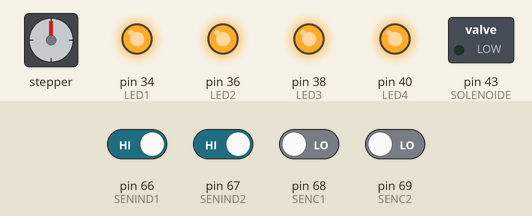
Bench run of a sketch on a simulated Arduino Mega 2560, built with avr-gcc and run on an emulated ATmega2560. Shown: stepper motor, switched loads named in the sketch (green lamp = pin HIGH), output pins drawn as LEDs (lit = HIGH). Wiring (inferred from the names in the program): stepper motor driver (200 steps per turn assumed): step pin 41; direction pin 39. The inputs (shaded band) are chosen by the test bench; at power-on: pin 66 (SENIND1), pin 67 (SENIND2) HIGH, pin 68 (SENC1), pin 69 (SENC2) LOW. Pins used as bus, display or sensor lines are not drawn; what the sketch prints to the serial monitor is not drawn.

Above: at 1.2 s.
1.3 s: pin 66 (SENIND1) driven LOW
At 2.4 s:
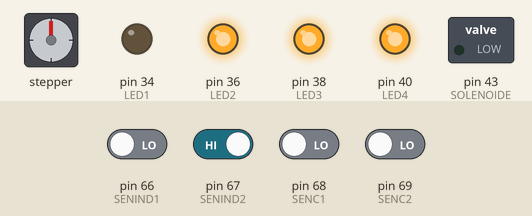
2.8 s: pin 67 (SENIND2) driven LOW
At 3.5 s:
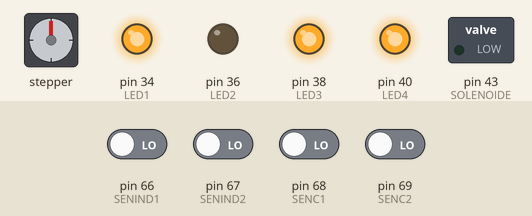
5.8 s: pin 68 (SENC1) driven HIGH
At 8.5 s:
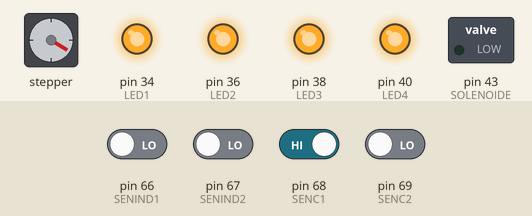
8.8 s: pin 68 (SENC1) driven LOW
At 9.3 s:
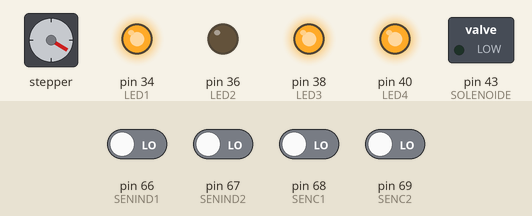
11.8 s: pin 69 (SENC2) driven HIGH
At 12.8 s:
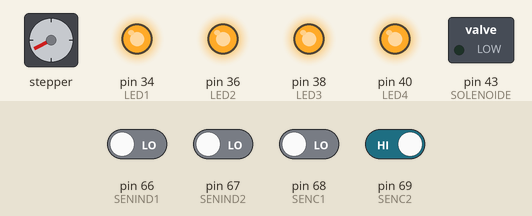
14.8 s: pin 69 (SENC2) driven LOW
At 25.2 s:
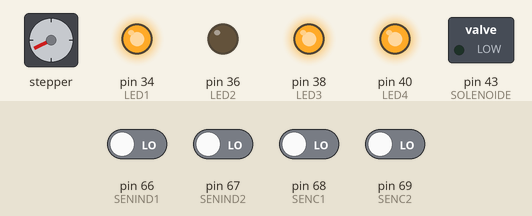
Timing chart, 0 to 47.7 s (numbered marks = the images above; inputs shaded):
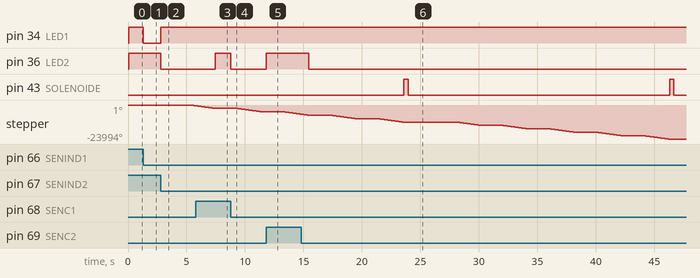

The sketch:

Mesa_Indexadora.ino
```cpp
#include <Arduino.h>

// ======================================================
//                    MESA INDEXADORA
// ======================================================


//V18 CAPACITIVO SAIDA
//V15 INDUTIVO ENTRADA
//V17 CAPACITIVO ENTRADA
//V16 INDUTIVO SAIDA


// ================================
//       SENSORES IND + CAP
// ================================
#define SENIND1 66
#define SENIND2 67
#define SENC1   68
#define SENC2   69

// ================================
//               LEDS
// ================================
#define LED1 34
#define LED2 36
#define LED3 38
#define LED4 40

// ================================
//         SOLENOIDE
// ================================
#define SOLENOIDE 43   // CH1

// ================================
//             MOTOR
// ================================
#define STEP_PIN   41
#define DIR_PIN    39
#define PASSOS_POR_POSICAO 1333
#define VELOCIDADE_US 800

// ================================
//           VARIÁVEIS
// ================================
bool pecas[6] = {0,0,0,0,0,0};
bool mesaLigada = false;
bool cicloAtivo = false;

unsigned long marcaTempo = 0;
const unsigned long tempoEtapa = 4000;

int v15 = 0, v16 = 0, v17 = 0, v18 = 0;

// forward declarations
void desligarTudo();
bool detectarPecaEntrada();
void ligarMesa();
void cicloIndexador();
int leituraMaterialEntrada();
int leituraMaterialSaida();
void expulsarPeca();
void finalizarCiclo();
void moverPosicao();
void moverEtapa(int pos);
void exibirStatus();
void IHM();

// ======================================================
//                     SETUP
// ======================================================
void setup() {
  Serial.begin(9600);
  delay(50);

  pinMode(SENIND1, INPUT);
  pinMode(SENIND2, INPUT);
  pinMode(SENC1, INPUT);
  pinMode(SENC2, INPUT);

  pinMode(LED1,OUTPUT);
  pinMode(LED2,OUTPUT);
  pinMode(LED3,OUTPUT);
  pinMode(LED4,OUTPUT);

  pinMode(SOLENOIDE, OUTPUT);

  pinMode(STEP_PIN,OUTPUT);
  pinMode(DIR_PIN,OUTPUT);

  desligarTudo();
  Serial.println("==== SISTEMA PRONTO ====");
}

// ======================================================
//                        LOOP
// ======================================================
void loop(){

  IHM();

  if(!mesaLigada && detectarPecaEntrada()){
      ligarMesa();
  }

  if(mesaLigada && cicloAtivo){
      cicloIndexador();
  }
}

// ======================================================
//              DETECTA PEÇA NA ENTRADA
// ======================================================
bool detectarPecaEntrada() {

  bool cap = digitalRead(SENC1);        // capacitivo
  bool ind = !digitalRead(SENIND1);      // indutivo

  if(cap == HIGH || ind == HIGH){       // qualquer um detectou → peça presente
      pecas[0] = 1;

      Serial.print("\n📥 Peça detectada na ENTRADA: ");

      if(ind == HIGH){
          Serial.println("METAL");
      }
      else if(ind == LOW && cap == HIGH){
          Serial.println("NAO METAL");
      }
      else {
          Serial.println("SEM LEITURA");
      }

      return true;
  }

  return false;
}

// ======================================================
//                   LIGAR MESA
// ======================================================
void ligarMesa(){
  Serial.println("\n▶ Iniciando ciclo...");
  mesaLigada = true;
  cicloAtivo = true;
  marcaTempo = millis();
}

// ======================================================
//                   CICLO COMPLETO
// ======================================================
void cicloIndexador(){
  static int etapa = 0;

  if(millis()-marcaTempo < tempoEtapa) return;
  marcaTempo = millis();

  switch(etapa){
    case 0:
      moverEtapa(1);
      break;
    case 1:
      moverEtapa(2);
      break;
    case 2:
      moverEtapa(3);
      break;
    case 3:
      moverEtapa(4);
      break;
    case 4:
      moverEtapa(5);

      // → POSIÇÃO 6 (Saída)
      expulsarPeca();
      finalizarCiclo();
      etapa = 0;
      return;

    default:
      etapa=0;
      return;
  }

  etapa++;
}

// ======================================================
//       LEITURA DO MATERIAL NA SAÍDA (POSIÇÃO 6)
// ======================================================
int leituraMaterialSaida(){

  bool cap = digitalRead(SENC2);
  bool ind = !digitalRead(SENIND2);

  if(ind == HIGH){
     Serial.println("📦 Saída → METAL");
     return 1;
  }
  else if(ind == LOW && cap == HIGH){
     Serial.println("📦 Saída → NAO METAL");
     return 2;
  }
  else {
     Serial.println("📦 Saída → SEM PEÇA");
     return 0;
  }
}

// ======================================================
//                EXPULSÃO FINAL
// ======================================================
void expulsarPeca(){

  Serial.println("\n⏳ Checando peça na posição final...");

  int material = leituraMaterialSaida();

  bool cap = digitalRead(SENC2);
  bool ind = !digitalRead(SENIND2);

  if(cap == HIGH || ind == HIGH){
    Serial.println("✔ Peça confirmada na SAÍDA. Acionando solenoide...");

     digitalWrite(SOLENOIDE, HIGH);
     delay(375);                  // tempo de ativação Solenoide
     digitalWrite(SOLENOIDE, LOW);

    Serial.println("➡ Peça expulsa.");
  }
  else {
    Serial.println("⚠ Nenhuma peça encontrada para expulsar.");
  }
}

// ======================================================
//                   FINALIZAR CICLO
// ======================================================
void finalizarCiclo(){
  Serial.println("\n✔ Ciclo completo. Sistema aguardando nova peça.");
  cicloAtivo=false;
  mesaLigada=false;
  desligarTudo();
}

// ======================================================
//                   MOTOR — 1 POSIÇÃO
// ======================================================
void moverPosicao(){
  digitalWrite(DIR_PIN,LOW);
  for(int i=0;i<PASSOS_POR_POSICAO;i++){
    digitalWrite(STEP_PIN,HIGH); delayMicroseconds(VELOCIDADE_US);
    digitalWrite(STEP_PIN,LOW);  delayMicroseconds(VELOCIDADE_US);
  }
}

// desloca vetor de posição
void moverEtapa(int pos){
  moverPosicao();
  for(int i=5;i>0;i--) pecas[i] = pecas[i-1];
  pecas[0]=0;
  Serial.print("\n➡ Mesa avançou para posição ");
  Serial.println(pos+1);
  exibirStatus();
}

// ======================================================
//              MOSTRAR STATUS NO SERIAL
// ======================================================
void exibirStatus(){
  Serial.print("Estado da mesa: ");
  for(int i=0;i<6;i++){ Serial.print(pecas[i]); Serial.print(" "); }
  Serial.println();
}

// ======================================================
//                       IHM
// ======================================================
void IHM() {
  v15 = digitalRead(SENIND1);
  v16 = digitalRead(SENIND2);
  v17 = digitalRead(SENC1);
  v18 = digitalRead(SENC2);

  if (v15 != 1 && v16 == 1 && v17 == 0 && v18 == 0) {
    digitalWrite(LED1, LOW);
    digitalWrite(LED2, HIGH);
    digitalWrite(LED3, HIGH);
    digitalWrite(LED4, HIGH);
  } else if (v15 != 1 && v16 != 1 && v17 == 0 && v18 == 0) {
    digitalWrite(LED1, HIGH);
    digitalWrite(LED2, LOW);
    digitalWrite(LED3, HIGH);
    digitalWrite(LED4, HIGH);
  } else if (v15 == 1 && v16 == 1 && v17 != 0 && v18 == 0) {
    digitalWrite(LED1, HIGH);
    digitalWrite(LED2, HIGH);
    digitalWrite(LED3, LOW);
    digitalWrite(LED4, HIGH);
  } else if (v15 == 1 && v16 == 1 && v17 == 0 && v18 != 0) {
    digitalWrite(LED1, HIGH);
    digitalWrite(LED2, HIGH);
    digitalWrite(LED3, HIGH);
    digitalWrite(LED4, LOW);
  } else {
    digitalWrite(LED1, HIGH);
    digitalWrite(LED2, HIGH);
    digitalWrite(LED3, HIGH);
    digitalWrite(LED4, HIGH);
  }
}

// ======================================================
//             RESET EM TODAS SAIDAS/LEDS
// ======================================================
void desligarTudo(){
  digitalWrite(LED1,HIGH);
  digitalWrite(LED2,HIGH);
  digitalWrite(LED3,HIGH);
  digitalWrite(LED4,HIGH);
}

// ======================================================
//           MÓDULOS EM BRANCO PARA UPGRADES FUTUROS
// ======================================================
void moduloExtra1() {}
void moduloExtra2() {}
void moduloExtra3() {}
void moduloExtra4() {}
// ======================================================
// ======================================================
```

Measured:
- after the input at 1.3 s, pin 34 (LED1): HIGH → LOW at once
- after the input at 2.8 s, pin 34 (LED1): LOW → HIGH at once; pin 36 (LED2): HIGH → LOW at once
- after the input at 5.8 s, pin 36 (LED2): LOW → HIGH after 1.6 s
- after the input at 8.8 s, pin 36 (LED2): HIGH → LOW at once
- after the input at 11.8 s, pin 36 (LED2): LOW → HIGH at once
- after the input at 14.8 s, pin 36 (LED2): HIGH → LOW after 0.65 s
- by itself, pin 43 (SOLENOIDE): alternates HIGH for 0.38 s and LOW for 22.3 s
